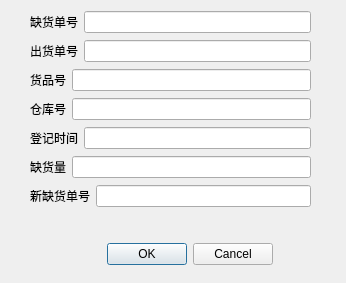
<?xml version="1.0" encoding="UTF-8"?>
<ui version="4.0">
 <class>DialogUpdateLack</class>
 <widget class="QDialog" name="DialogUpdateLack">
  <property name="geometry">
   <rect>
    <x>0</x>
    <y>0</y>
    <width>346</width>
    <height>283</height>
   </rect>
  </property>
  <property name="windowTitle">
   <string>Dialog</string>
  </property>
  <widget class="QDialogButtonBox" name="buttonBox">
   <property name="geometry">
    <rect>
     <x>80</x>
     <y>240</y>
     <width>193</width>
     <height>28</height>
    </rect>
   </property>
   <property name="standardButtons">
    <set>QDialogButtonBox::Cancel|QDialogButtonBox::Ok</set>
   </property>
  </widget>
  <widget class="QWidget" name="verticalLayoutWidget">
   <property name="geometry">
    <rect>
     <x>30</x>
     <y>10</y>
     <width>281</width>
     <height>205</height>
    </rect>
   </property>
   <layout class="QVBoxLayout" name="verticalLayout">
    <item>
     <layout class="QHBoxLayout" name="horizontalLayout">
      <item>
       <widget class="QLabel" name="label">
        <property name="text">
         <string>缺货单号</string>
        </property>
       </widget>
      </item>
      <item>
       <widget class="QLineEdit" name="line_old_id"/>
      </item>
     </layout>
    </item>
    <item>
     <layout class="QHBoxLayout" name="horizontalLayout_2">
      <item>
       <widget class="QLabel" name="label_2">
        <property name="text">
         <string>出货单号</string>
        </property>
       </widget>
      </item>
      <item>
       <widget class="QLineEdit" name="line_outid"/>
      </item>
     </layout>
    </item>
    <item>
     <layout class="QHBoxLayout" name="horizontalLayout_3">
      <item>
       <widget class="QLabel" name="label_3">
        <property name="text">
         <string>货品号</string>
        </property>
       </widget>
      </item>
      <item>
       <widget class="QLineEdit" name="line_goodsid"/>
      </item>
     </layout>
    </item>
    <item>
     <layout class="QHBoxLayout" name="horizontalLayout_4">
      <item>
       <widget class="QLabel" name="label_4">
        <property name="text">
         <string>仓库号</string>
        </property>
       </widget>
      </item>
      <item>
       <widget class="QLineEdit" name="line_stid"/>
      </item>
     </layout>
    </item>
    <item>
     <layout class="QHBoxLayout" name="horizontalLayout_5">
      <item>
       <widget class="QLabel" name="label_5">
        <property name="text">
         <string>登记时间</string>
        </property>
       </widget>
      </item>
      <item>
       <widget class="QLineEdit" name="line_time"/>
      </item>
     </layout>
    </item>
    <item>
     <layout class="QHBoxLayout" name="horizontalLayout_6">
      <item>
       <widget class="QLabel" name="label_6">
        <property name="text">
         <string>缺货量</string>
        </property>
       </widget>
      </item>
      <item>
       <widget class="QLineEdit" name="line_num"/>
      </item>
     </layout>
    </item>
    <item>
     <layout class="QHBoxLayout" name="horizontalLayout_7">
      <item>
       <widget class="QLabel" name="label_7">
        <property name="text">
         <string>新缺货单号</string>
        </property>
       </widget>
      </item>
      <item>
       <widget class="QLineEdit" name="line_new_id"/>
      </item>
     </layout>
    </item>
   </layout>
  </widget>
 </widget>
 <resources/>
 <connections/>
</ui>
